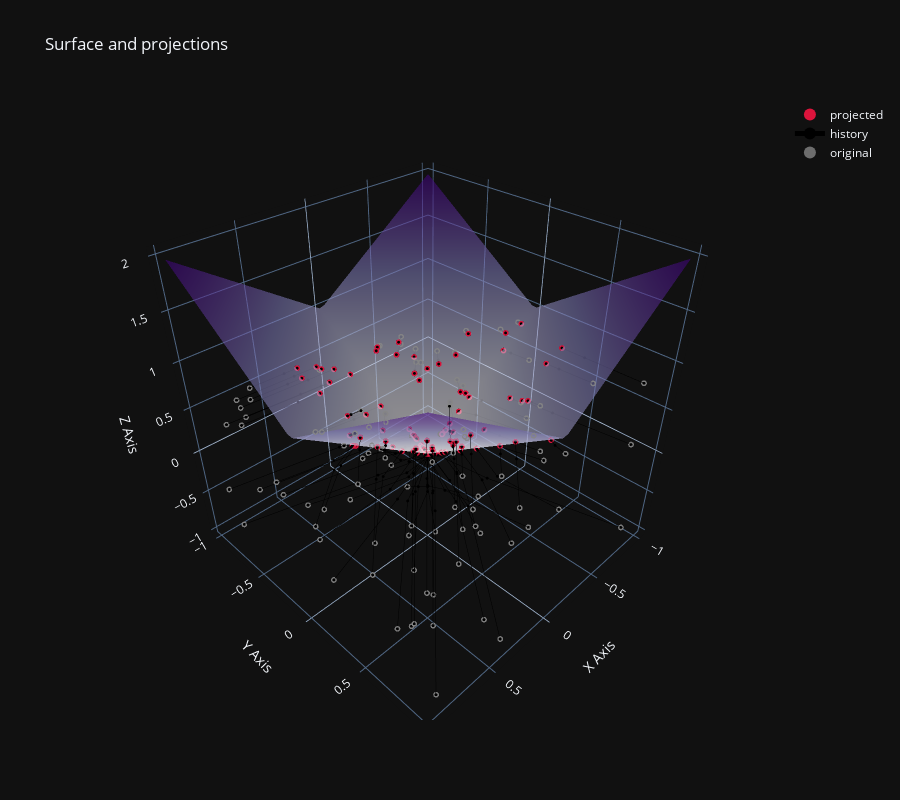

This figure's notebook cell:
### Code cell
plot_3d_projection(X, mfs.f_abs, round_cutoff=None, solver_builder=make_solver, plot_history=True, n_iterations=40, n_grid=NGRID)
